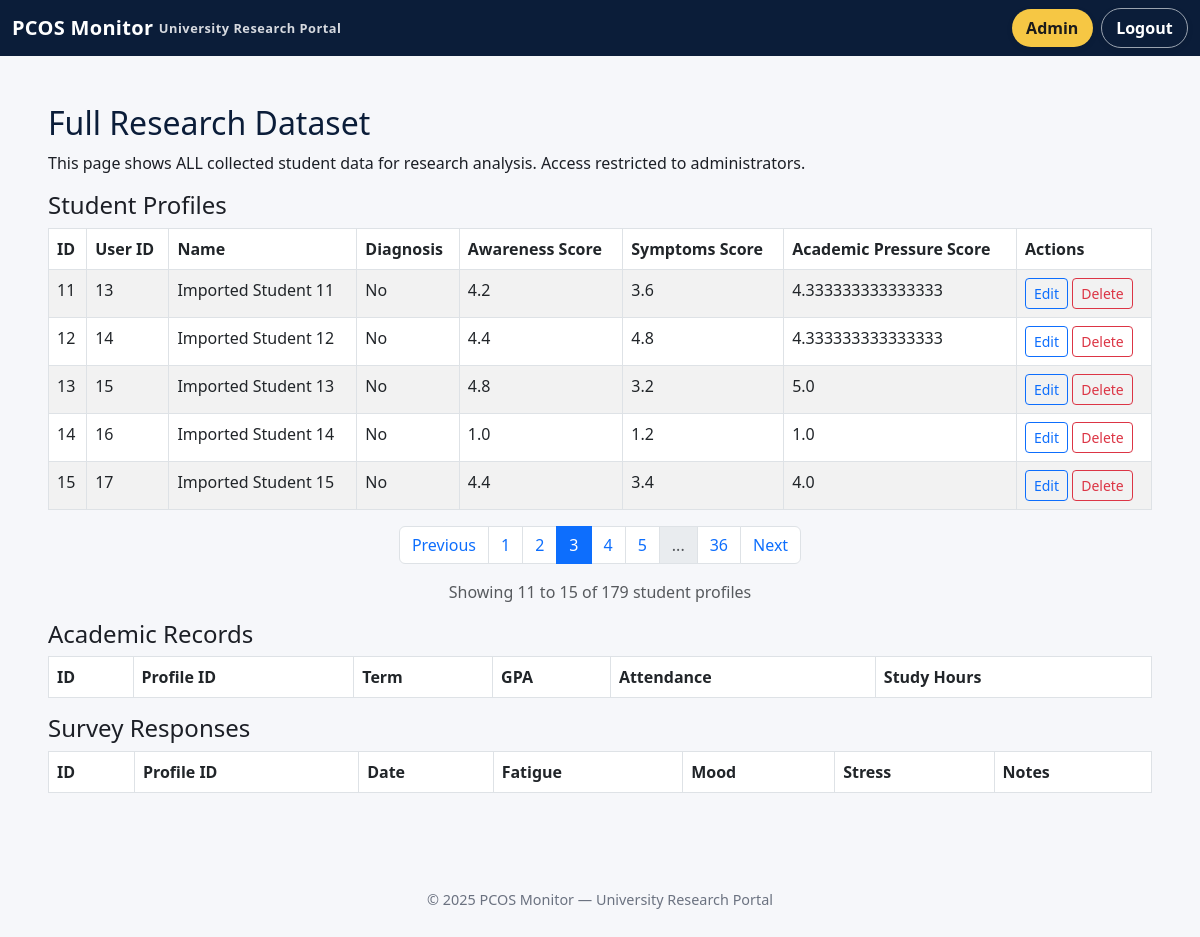
The app's page /admin/data?page=3 (signed in) with its own data.
### app/models.py (models this page shows)
class StudentProfile(db.Model):
    __tablename__ = "student_profiles"
    id = db.Column(db.Integer, primary_key=True)
    user_id = db.Column(db.Integer, db.ForeignKey("users.id"), nullable=False)
    name = db.Column(db.String(120))
    age = db.Column(db.Integer)
    degree_program = db.Column(db.String(120))
    consent = db.Column(db.Boolean, default=False)
    user = db.relationship("User", back_populates="profile")
    academic_records = db.relationship("AcademicRecord", back_populates="profile", cascade="all, delete-orphan")
    survey_responses = db.relationship("SurveyResponse", back_populates="profile", cascade="all, delete-orphan")
    clinical_diagnosis = db.Column(db.String(50))
    pcos_awareness_score = db.Column(db.Float)
    pcos_symptoms_score = db.Column(db.Float)
    academic_pressure_score = db.Column(db.Float)
    awareness_1 = db.Column(db.Integer)  # Familiar with PCOS
    awareness_2 = db.Column(db.Integer)  # Know symptom: Irregular periods
    awareness_3 = db.Column(db.Integer)  # Know symptom: Acne
    awareness_4 = db.Column(db.Integer)  # Know symptom: Weight fluctuations
    awareness_5 = db.Column(db.Integer)  # Know symptom: Excessive hair growth
    awareness_6 = db.Column(db.Integer)  # PCOS affects physical & mental health
    awareness_7 = db.Column(db.Integer)  # Aware of treatments/management
    awareness_8 = db.Column(db.Integer)  # PCOS can affect academic performance
    academic_1 = db.Column(db.Integer)  # Feel academic pressure from workloads
    academic_2 = db.Column(db.Integer)  # Academic environment stress affects health
    academic_3 = db.Column(db.Integer)  # Academic performance influenced by health
    symptoms_1 = db.Column(db.Integer)  # Experience symptoms affecting academic work
    symptoms_2 = db.Column(db.Integer)  # Feel anxious about health affecting studies
    symptoms_3 = db.Column(db.Integer)  # Miss deadlines/classes due to health
    symptoms_4 = db.Column(db.Integer)  # Feel unsupported balancing health & academics
    symptoms_5 = db.Column(db.Integer)  # Fatigue/sleep affects concentration
    symptoms_6 = db.Column(db.Integer)  # Professors understanding when health affects performance
    fatigue_sleep_item = db.Column(db.Integer)  # Fatigue/irregular sleep patterns

### app/admin.py (the view)
@admin_bp.route("/data")
@login_required
def view_data():
    if not current_user.is_admin:
        return "Access denied", 403
    from .models import StudentProfile, AcademicRecord, SurveyResponse
    page = request.args.get('page', 1, type=int)
    per_page = 5
    profiles_pagination = StudentProfile.query.paginate(page=page, per_page=per_page, error_out=False)
    profiles = profiles_pagination.items
    academic = AcademicRecord.query.all()
    surveys = SurveyResponse.query.all()
    return render_template("admin_data.html", profiles=profiles, academic=academic, surveys=surveys, pagination=profiles_pagination)

### app/main.py (called while the page is built)
def require_baseline():
    if request.endpoint in ["main.index", "main.profile_setup"]:
        return
    if current_user.is_authenticated and not current_user.is_admin:
        profile = current_user.profile
        if profile and profile.awareness_1 is None:
            return redirect(url_for("main.profile_setup"))

@main_bp.before_app_request
def before_request_func():
    return require_baseline()

### app/models.py (called while the page is built)
@login_manager.user_loader
def load_user(user_id):
    return User.query.get(int(user_id))

### app/templates/admin_data.html (shortened to what this page needs)
{% extends "base.html" %}
{% block content %}
<h2>Full Research Dataset</h2>
<p>This page shows ALL collected student data for research analysis. Access restricted to administrators.</p>
<h4>Student Profiles</h4>
<table class="table table-bordered table-striped">
  <thead>
    <tr>
      <th>ID</th>
      <th>User ID</th>
      <th>Name</th>
      <th>Diagnosis</th>
      <th>Awareness Score</th>
      <th>Symptoms Score</th>
      <th>Academic Pressure Score</th>
      <th>Actions</th>
    </tr>
  </thead>
  <tbody>
    {% for p in profiles %}
    <tr>
      <td>{{ p.id }}</td>
      <td>{{ p.user_id }}</td>
      <td>{{ p.name }}</td>
      <td>{{ p.clinical_diagnosis }}</td>
      <td>{{ p.pcos_awareness_score }}</td>
      <td>{{ p.pcos_symptoms_score }}</td>
      <td>{{ p.academic_pressure_score }}</td>
      <td>
        <a class="btn btn-sm btn-outline-primary" href="{{ url_for('admin.edit_profile', profile_id=p.id) }}">Edit</a>
        <form action="{{ url_for('admin.delete_profile', profile_id=p.id) }}" method="POST" style="display: inline;" onsubmit="return confirm('Are you sure you want to delete this student profile? This will also delete all associated academic records and survey responses. This action cannot be undone.');">
          <button type="submit" class="btn btn-sm btn-outline-danger">Delete</button>
        </form>
      </td>
    </tr>
    {% endfor %}
  </tbody>
</table>
<nav aria-label="Student profiles pagination">
  <ul class="pagination justify-content-center">
    {% if pagination.has_prev %}
    <li class="page-item">
      <a class="page-link" href="{{ url_for('admin.view_data', page=pagination.prev_num) }}">Previous</a>
    </li>
    {% else %}
    <li class="page-item disabled">
      <span class="page-link">Previous</span>
    </li>
    {% endif %}
    {% for page_num in pagination.iter_pages(left_edge=1, right_edge=1, left_current=1, right_current=2) %}
      {% if page_num %}
        {% if page_num == pagination.page %}
        <li class="page-item active">
          <span class="page-link">{{ page_num }}</span>
        </li>
        {% else %}
        <li class="page-item">
          <a class="page-link" href="{{ url_for('admin.view_data', page=page_num) }}">{{ page_num }}</a>
        </li>
        {% endif %}
      {% else %}
        <li class="page-item disabled">
          <span class="page-link">...</span>
        </li>
      {% endif %}
    {% endfor %}
    {% if pagination.has_next %}
    <li class="page-item">
      <a class="page-link" href="{{ url_for('admin.view_data', page=pagination.next_num) }}">Next</a>
    </li>
    {% else %}
    <li class="page-item disabled">
      <span class="page-link">Next</span>
    </li>
    {% endif %}
  </ul>
</nav>
<p class="text-center text-muted">
  Showing {{ (pagination.page - 1) * pagination.per_page + 1 }} to
  {{ [pagination.page * pagination.per_page, pagination.total] | min }} of
  {{ pagination.total }} student profiles
</p>
<h4>Academic Records</h4>
<table class="table table-bordered table-striped">
  <thead><tr><th>ID</th><th>Profile ID</th><th>Term</th><th>GPA</th><th>Attendance</th><th>Study Hours</th></tr></thead>
</table>
<h4>Survey Responses</h4>
<table class="table table-bordered table-striped">
  <thead><tr><th>ID</th><th>Profile ID</th><th>Date</th><th>Fatigue</th><th>Mood</th><th>Stress</th><th>Notes</th></tr></thead>
</table>
{% endblock %}

### app/templates/base.html (style rules this page uses)
:root { --navy: #0B1D39; --navy-600: #11294F; --silver: #D6D9DF; --light-bg: #F6F7FA; --text: #1C1F26; --muted: #6B7280; --pill-blue: #0d6efd; --pill-green: #198754; --pill-yellow: #f6c744; }
body { background: var(--light-bg); color: var(--text); }
h1,h2,h3 { color: var(--navy); }

### records on screen
StudentProfile: id "11", user_id "13", name "Imported Student 11", clinical_diagnosis "No", pcos_awareness_score "4.2", pcos_symptoms_score "3.6", academic_pressure_score "4.333333333333333"
StudentProfile: id "12", user_id "14", name "Imported Student 12", clinical_diagnosis "No", pcos_awareness_score "4.4", pcos_symptoms_score "4.8", academic_pressure_score "4.333333333333333"
StudentProfile: id "13", user_id "15", name "Imported Student 13", clinical_diagnosis "No", pcos_awareness_score "4.8", pcos_symptoms_score "3.2", academic_pressure_score "5.0"
StudentProfile: id "14", user_id "16", name "Imported Student 14", clinical_diagnosis "No", pcos_awareness_score "1.0", pcos_symptoms_score "1.2", academic_pressure_score "1.0"
StudentProfile: id "15", user_id "17", name "Imported Student 15", clinical_diagnosis "No", pcos_awareness_score "4.4", pcos_symptoms_score "3.4", academic_pressure_score "4.0"

### other values on screen
{{ page_num }} "1" "2" "4" "5" "36"
{{ page_num }} "3"
{{ (pagination.page - 1) * pagination.per_page + 1 }} "11"
{{ [pagination.page * pagination.per_page, pagination.total] | min }} "15"
{{ pagination.total }} "179"
{{ 2025 }} "2025"
